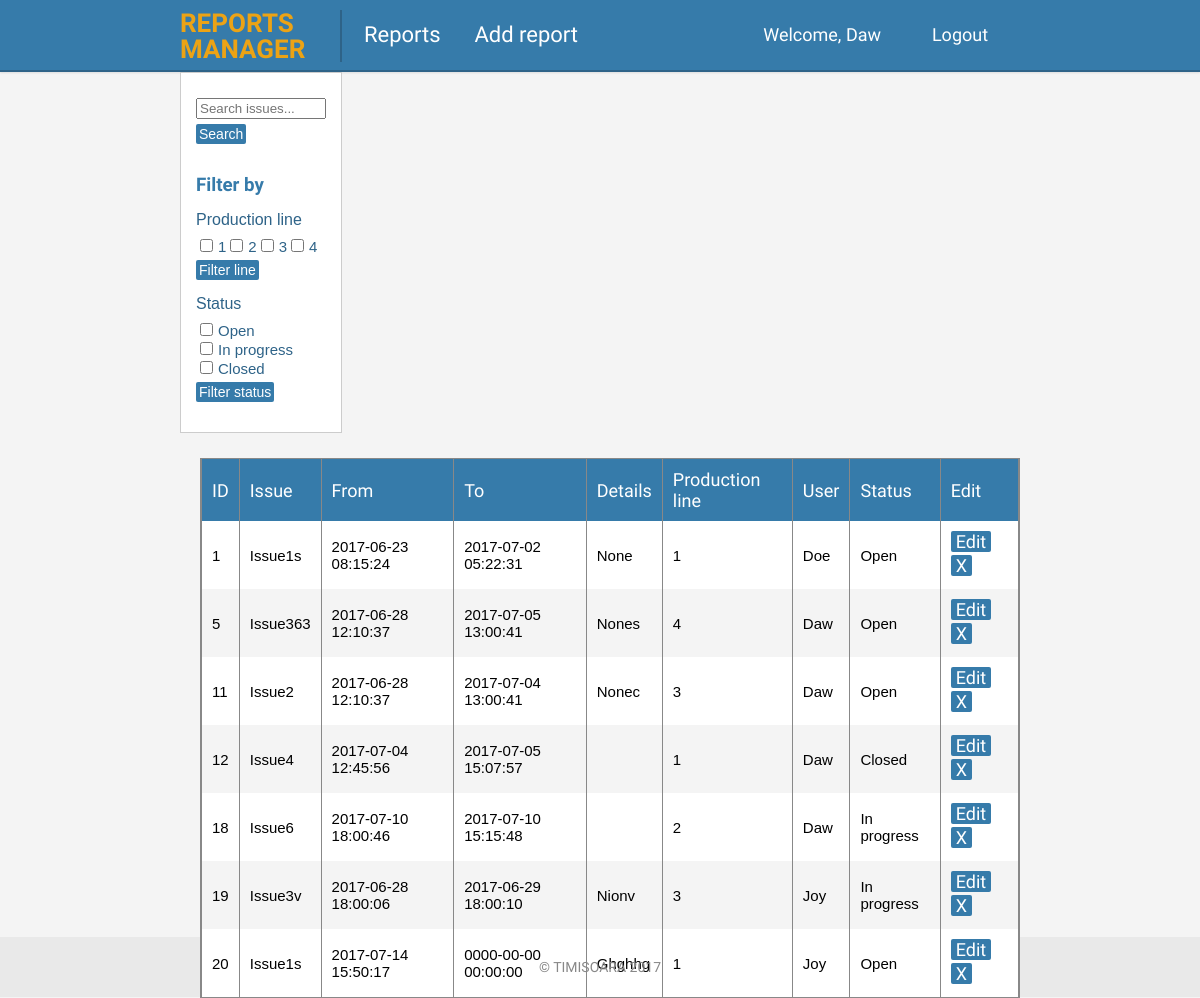
The app's page /view/reports.php (signed in) with its own data.
### tables this page shows
CREATE TABLE `status` (
  `id` int(11) NOT NULL,
  `status` varchar(60) NOT NULL
);

CREATE TABLE `reports` (
  `id` int(11) NOT NULL,
  `issue` varchar(200) NOT NULL,
  `startdate` datetime NOT NULL,
  `enddate` datetime NOT NULL,
  `details` varchar(200) NOT NULL,
  `line` int(11) NOT NULL,
  `user_id` int(11) NOT NULL,
  `status_id` int(11) NOT NULL
);

CREATE TABLE `users` (
  `id` int(11) NOT NULL,
  `firstname` varchar(60) NOT NULL,
  `lastname` varchar(60) NOT NULL,
  `email` varchar(100) NOT NULL,
  `password` varchar(200) NOT NULL
);

### model/dbconnect.php (called while the page is built, shortened)
<?php
function getConnection() {
    $link = mysqli_connect("localhost", "root", "auximus", "reports");
    return $link;
}
function connect($query) {
    $link = getConnection();
    $result = mysqli_query($link, $query);
    if($result){
        return mysqli_fetch_all($result, MYSQLI_ASSOC);
    }
    else{
        return array();
    }
}

### model/db_status.php (called while the page is built, shortened)
<?php
require_once("dbconnect.php");
function getStatuses(){
    $query = "SELECT * FROM status";
    return connect($query);
}

### model/db_report.php (called while the page is built, shortened)
<?php
require_once("dbconnect.php");
function getReports(){
    $query = "SELECT reports.id,reports.issue,reports.startdate,reports.enddate,reports.details,reports.line,users.lastname,status.status
              FROM reports
              LEFT JOIN users
              ON reports.user_id = users.id
              LEFT JOIN status
              ON reports.status_id = status.id
              ORDER BY reports.id ASC";
    return connect($query);
}

### view/reports.php (the view, shortened to what this page needs)
<?php
require_once(dirname(__FILE__) . "/header.php");
require_once(dirname(__FILE__) . "/../model/db_report.php");
require_once(dirname(__FILE__) . "/../model/db_status.php");
if(!empty($_POST['search'])) {
    $dbReports = getReportsBySearch($_POST['searchIssue']);
} elseif (!empty($_POST['filterLine'])) {
    $check_line = $_POST['check_line'];
    $list = implode(",", $check_line);
    $dbReports = getReportsFromList($list);
} elseif(!empty($_POST['filterStatus'])) {
    $check_status = $_POST['check_status'];
    $list = implode(",", $check_status);
    $dbReports = getReportsFromList($list);
} else {
    $dbReports = getReports();
}
$dbStatus = getStatuses();
?>
<div class="container">
    <aside>
        <form method="post" class="search" action="">
            <input type="search" name="searchIssue" placeholder="Search issues..." value=""/>
            <input type="submit" name="search" value="Search" />
        </form>
        <h3>Filter by</h3>
        <form method="post" action="">
            <span>Production line</span>
            <?php
            for($i=1; $i<=4; $i++) { ?>
                <label for="<?=$i?>"><input name="check_line[]" id="<?=$i?>" type="checkbox" value="<?=$i?>"/><?=$i?></label>
            <?php } ?>
            <input type="submit" name="filterLine" value="Filter line" />
        </form>
        <form method="post" action="">
            <span>Status</span>
            <?php
            foreach ($dbStatus as $status) { ?>
                <label for="<?=$status['status']?>">
                    <input id="<?=$status['status']?>" name="check_status[]" type='checkbox' value="<?=ucfirst($status['status'])?>"/><?=ucfirst($status['status'])?>
                </label>
            <?php } ?>
            <input type="submit" name="filterStatus" value="Filter status" />
        </form>
    </aside>
    <?php if($dbReports) { ?>
    <table>
        <tbody>
        <tr>
            <th>ID</th>
            <th>Issue</th>
            <th>From</th>
            <th>To</th>
            <th>Details</th>
            <th>Production line</th>
            <th>User</th>
            <th>Status</th>
            <th>Edit</th>
        </tr>
        <?php
        foreach($dbReports as $dbReport) { ?>
            <tr>
            <?php
            foreach ($dbReport as $key=>$value) { ?>
                <td><?=ucfirst($value)?></td>
            <?php } ?>
                <td>
                    <form id="operations" method="post" action="addReport.php">
                        <input name="edit" type="submit" value="Edit" />
                    </form>
                    <form id="operations" method="post" action="">
                        <input name="delete" type="submit" value="X" />
                    </form>
                </td>
            </tr>
            <?php } ?>
        </tbody>
    </table>
    <?php } else { ?>
        <p style="display:inline-block;vertical-align:top; padding-left:15px;color:#367BAA;margin-top:20px;">No results found...</p>
    <?php } ?>
</div>
<?php
require_once(dirname(__FILE__) . "/footer.php");
?>

### view/header.php (shortened to what this page needs)
<!DOCTYPE html>
<html xmlns="http://www.w3.org/1999/html">
<head>
    <link href="https://cdnjs.cloudflare.com/ajax/libs/font-awesome/4.7.0/css/font-awesome.min.css" rel="stylesheet">
    <link href="/reports_manager/assets/style.css" rel="stylesheet">
</head>
<body>
<div class="page">
    <header>
        <div class="container">
            <h1 id="logo">REPORTS<br>MANAGER</h1>
            <div class="nav">
                <ul>
                    <li><a href="/reports_manager/view/reports.php">Reports</a></li>
                    <li><a href="/reports_manager/view/addReport.php">Add report</a></li>
                </ul>
            </div>
            <?php
                if(!empty($_SESSION['lastName'])) {
            ?>
                <div class="nav">
                    <p>Welcome, <?= ucfirst($_SESSION['lastName']) ?></p>
                    <a href='logout.php'>Logout</a>
                </div>
            <?php } ?>
        </div>
    </header>

### view/footer.php (shortened to what this page needs)
</div>
<div id="footer">
    <p>&copy TIMISOARA 2017</p>
</div>
</body>
    <link rel="stylesheet" type="text/css" href="/reports_manager/assets/datetimepicker/jquery.datetimepicker.css"/ >
</html>

### assets/style.css (style rules this page uses)
html, body { height: 100%; background: #F4F4F4; margin: 0; padding: 0; font-family: 'Baloo', cursive; }
.page { min-height: 100%; height: auto !important; margin: 0 auto -75px; }
header { height: 70px; padding: 0; background: #367BAA; border-bottom: 2px solid #2E6388; box-shadow: 0 1px 2px rgba(0,0,0,0.1); }
.container { width: 70%; margin: 0 auto; }
#logo { float: left; display: inline-block; padding-right: 35px; font-size: 26px; line-height: 26px; font-family: 'Fugaz One', cursive; color: #eca315; margin: 10px 0; border-right: 2px solid #2E6388; }
.nav { display: inline-block; margin: 0; }
.nav ul { padding: 0; margin: 0; list-style: none; text-align: center; }
.nav li { display: inline-block; height: 70px; width: 120px; font-family: 'Baloo', cursive; font-size: 22px; line-height: 70px; }
.nav a { display: block; text-decoration: none; color: #FFFFFF; transition: .3s background-color; }
.nav:nth-child(3) { float:right; }
.nav p { display: inline-block; color: #ffffff; height: 70px; margin: 0 15px 0 0; font-family: 'Baloo', cursive; font-size: 18px; line-height: 70px; }
.nav:nth-child(3) a { display: inline-block; height: 70px; width: 120px; font-size: 18px; line-height: 70px; text-align: center; }
form { display: inline-block; clear:both; margin: 0 auto; padding: 40px; }
form label { display: block; float: left; color: #2E6388; font-size: 18px; text-align: right; }
form input[type=submit] { display: block; clear: both; font-size: 18px; font-family: 'Baloo', cursive; background: #367BAA; color: #fff; float: right; border-radius: 7px; padding: 7px 10px; border: none; }
#operations { display: inline-block; padding: 0; }
#operations input[type=submit] { padding:0 5px; background: #367BAA; color: #ffffff; border-radius: 2px; }
aside { display: inline-block; background: #fff; max-width: 160px; border: 1px solid #ccc; padding-bottom: 30px; }
aside h3 { margin: 0; padding-left: 15px; font-family: 'Fugaz One', cursive; color: #367BAA; }
aside form { padding: 15px 0 0 15px; }
aside span { color: #2E6388; display: block; text-align: left; font-family: 'Arial', sans-serif; font-size: 16px; margin: 0 0 7px 0; }
.search { padding:25px 0 30px 15px; }
.search input[type=search] { width: 130px; }
aside input[type=submit] { font-size: 14px; border-radius: 2px; font-family: 'Arial', sans-serif; margin-top: 5px; padding: 2px 3px; float: left; }
aside label { font-family: 'Arial', sans-serif; font-size: 15px; }
aside input[type=checkbox] { margin-right: 5px; }
table { display: inline-block; vertical-align:top; border: 1px solid #888; margin: 25px 0 0 20px; border-collapse: collapse; font-family: 'Arial', sans-serif; font-size: 15px; }
th, td { text-align: left; padding:10px; border-left: 1px solid #888; border-right: 1px solid #888; font-weight: normal; }
th { font-family: 'Fugaz One', cursive; color: #ffffff; background: #367BAA; font-size: 18px; }
tr { background: #ffffff; }
tr:nth-child(odd) { background: #F4F4F4; }
#footer { background: #e9e9e9; box-sizing: border-box; color: #888; font-size: 14px; line-height: 60px; text-align: center; font-family: 'Fugaz One', cursive; }

### records on screen
status: status "Open"
status: status "In progress"
status: status "Closed"
reports: id "1", issue "Issue1s", startdate "2017-06-23 08:15:24", enddate "2017-07-02 05:22:31", details "None", line "1", user.lastname "Doe", status.status "Open"
reports: id "5", issue "Issue363", startdate "2017-06-28 12:10:37", enddate "2017-07-05 13:00:41", details "Nones", line "4", user.lastname "Daw", status.status "Open"
reports: id "11", issue "Issue2", startdate "2017-06-28 12:10:37", enddate "2017-07-04 13:00:41", details "Nonec", line "3", user.lastname "Daw", status.status "Open"
reports: id "12", issue "Issue4", startdate "2017-07-04 12:45:56", enddate "2017-07-05 15:07:57", line "1", user.lastname "Daw", status.status "Closed"
reports: id "18", issue "Issue6", startdate "2017-07-10 18:00:46", enddate "2017-07-10 15:15:48", line "2", user.lastname "Daw", status.status "In progress"
reports: id "19", issue "Issue3v", startdate "2017-06-28 18:00:06", enddate "2017-06-29 18:00:10", details "Nionv", line "3", user.lastname "Joy", status.status "In progress"
reports: id "20", issue "Issue1s", startdate "2017-07-14 15:50:17", enddate "0000-00-00 00:00:00", details "Ghghhg", line "1", user.lastname "Joy", status.status "Open"

### other values on screen
$_SESSION['lastName'] "Daw"
